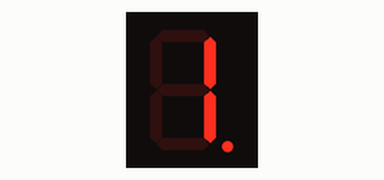
Recording of a sketch running on a simulated Arduino Uno, built with avr-gcc and run on an emulated ATmega328P. Parts: 1-digit seven-segment display. Wiring (inferred from the names in the program): 1-digit 7-segment display, segments lit when LOW: segments pin 3, pin 6, pin 4, pin 7, pin 2, pin 8, pin 9, pin 5. The segment pins are drawn as the display they are named for.

Above: at 0.1 s.
At 1.1 s:
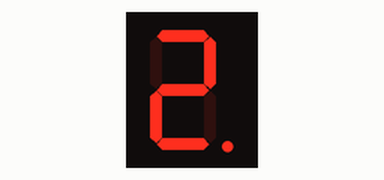
At 2.1 s:
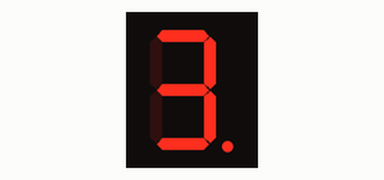
At 3.1 s:
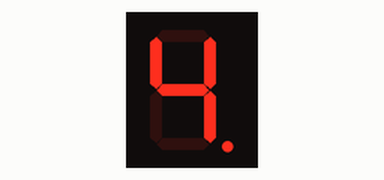
At 6.1 s:
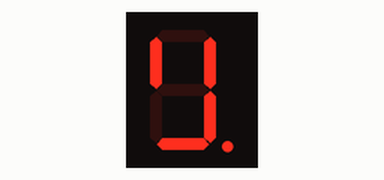
At 8.1 s:
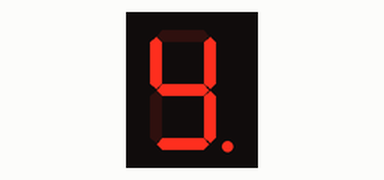

Measured:
- by itself, everything shown: repeats every 9.0 s, in 9 steps
- what the display in image 1 shows lasts 1.0 s, from 1.0 s to 2.0 s

The sketch:

segment_led.ino
```cpp
// ? Set arduino pin
byte segmentPin[] = {2, 3, 4, 5, 6, 7, 8, 9};

// ? Set segment LED array
int number[9][8] = {
    {1, 1, 0, 0, 0, 1, 1, 1}, // 1
    {0, 0, 1, 0, 0, 0, 1, 0}, // 2
    {1, 0, 0, 0, 0, 0, 1, 0}, // 3
    {1, 1, 0, 0, 0, 1, 0, 0}, // 4
    {1, 0, 0, 0, 1, 0, 0, 0}, // 5
    {0, 0, 0, 0, 1, 0, 0, 0}, // 6
    {1, 1, 0, 0, 0, 0, 0, 1}, // 7
    {0, 0, 0, 0, 0, 0, 0, 0}, // 8
    {1, 1, 0, 0, 0, 0, 0, 0}, // 9
};

void setup()
{
  for (byte i = 0; i < 8; i++)
  {
    pinMode(segmentPin[i], OUTPUT);
  }
}

void loop()
{
  for (int i = 0; i < 9; i++)
  {
    for (int j = 0; j < 8; j++)
    {
      digitalWrite(segmentPin[j], number[i][j]);
    }
    delay(1000);
  }
}
```
